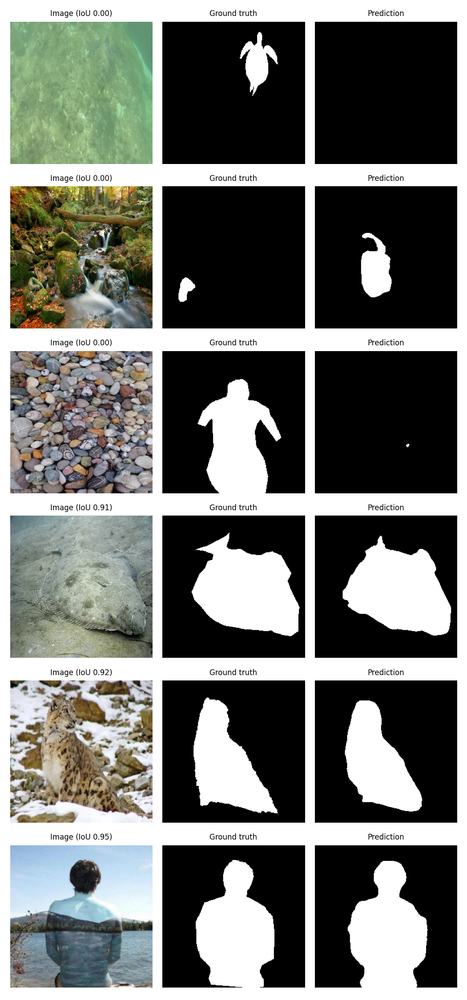
#> input picture aiml/training/test_examples.png, 467 x 1000 px, shrunk from 1050 x 2250 before the run; its folder holds only this picture in this run
$ python -i camouflage_detector.py   (imports and definitions only)   (older library calls are emulated)
#> lines starting #> are read from the running program, lines starting #| are printed output that depends on the picture
#> further down, picture is the input picture: shape (1000, 467, 3); mean B, G, R 112.3, 116.5, 114.4
### vision/preprocessing/contrast_enhancement.py
"""Adaptive contrast enhancement and illumination correction."""

import cv2
import numpy as np


def apply_clahe(image: np.ndarray, clip_limit: float = 2.5, tile_grid_size: tuple[int, int] = (8, 8)) -> np.ndarray:
    """Enhance localized contrast using Contrast Limited Adaptive Histogram Equalization.

    Operates on the L-channel in LAB space to preserve natural chromatic balances.
    """
#> called with clip_limit = 2.5, tile_grid_size = (8, 8)
    if len(image.shape) == 2:
        clahe = cv2.createCLAHE(clipLimit=clip_limit, tileGridSize=tile_grid_size)
        return clahe.apply(image)

    # Convert BGR to LAB color space
    lab = cv2.cvtColor(image, cv2.COLOR_BGR2LAB)
#> lab: shape (1000, 467, 3); mean of channels 0, 1, 2 117.8, 126.7, 130.1
    l_channel, a_channel, b_channel = cv2.split(lab)

    clahe = cv2.createCLAHE(clipLimit=clip_limit, tileGridSize=tile_grid_size)
    l_enhanced = clahe.apply(l_channel)

    merged = cv2.merge([l_enhanced, a_channel, b_channel])
#> merged: shape (1000, 467, 3); mean of channels 0, 1, 2 115.7, 126.7, 130.1
    return cv2.cvtColor(merged, cv2.COLOR_LAB2BGR)


# [15 lines left out: function normalize_illumination, not called in this run]

### vision/preprocessing/filters.py
"""Noise reduction and spatial filtering utilities."""

import cv2
import numpy as np


def apply_bilateral_filter(image: np.ndarray, d: int = 7, sigma_color: float = 50.0, sigma_space: float = 50.0) -> np.ndarray:
    """Apply bilateral filtering to smooth textures while preserving salient boundaries."""
#> called with d = 5, sigma_color = 40, sigma_space = 40
    return cv2.bilateralFilter(image, d=d, sigmaColor=sigma_color, sigmaSpace=sigma_space)


# [5 lines left out: function denoise_frame, not called in this run]


def morphological_cleanup(mask: np.ndarray, kernel_size: int = 5) -> np.ndarray:
    """Apply opening and closing morphology to eliminate isolated noise pixels."""
    kernel = cv2.getStructuringElement(cv2.MORPH_ELLIPSE, (kernel_size, kernel_size))
    opened = cv2.morphologyEx(mask, cv2.MORPH_OPEN, kernel)
    closed = cv2.morphologyEx(opened, cv2.MORPH_CLOSE, kernel)
    return closed

### vision/preprocessing/edge_detection.py
"""Gradient computation and texture feature extraction."""

import cv2
import numpy as np


def compute_gradient_magnitude(image: np.ndarray, ksize: int = 3) -> np.ndarray:
    """Calculate gradient magnitude using Sobel operators."""
#> called with ksize = 3
    if len(image.shape) == 3:
        gray = cv2.cvtColor(image, cv2.COLOR_BGR2GRAY)
    else:
        gray = image

    grad_x = cv2.Sobel(gray, cv2.CV_32F, 1, 0, ksize=ksize)
    grad_y = cv2.Sobel(gray, cv2.CV_32F, 0, 1, ksize=ksize)
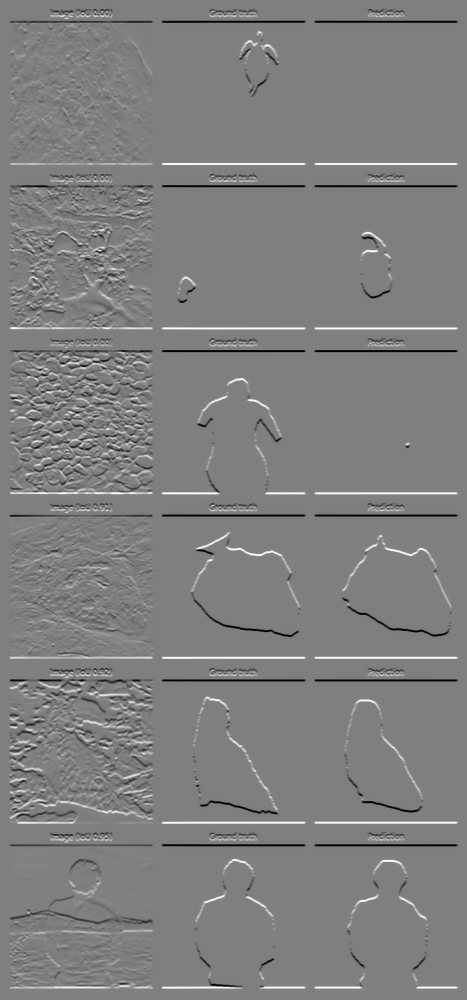
#> grad_y: shape (1000, 467) float32; min -1000, max 1000, mean 0; drawn with min black and max white

    magnitude = cv2.magnitude(grad_x, grad_y)
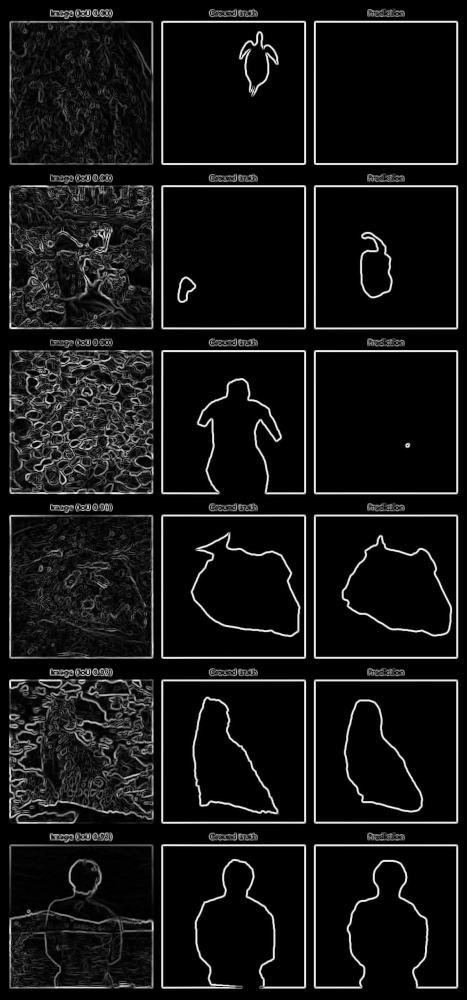
#> magnitude: shape (1000, 467) float32; min 0, max 1064.3, mean 87; drawn with min black and max white
    norm_mag = cv2.normalize(magnitude, None, 0, 255, cv2.NORM_MINMAX)
    return norm_mag.astype(np.uint8)
#> returned value: shape (1000, 467)


# [10 lines left out: function extract_texture_edges, not called in this run]

### vision/detection/camouflage_detector.py
"""Plan A: Camouflage anomaly detector combining texture gradients and local contrast analysis."""

import cv2
import numpy as np
from typing import List, Tuple, Dict, Any
from ..preprocessing.filters import apply_bilateral_filter, morphological_cleanup
from ..preprocessing.contrast_enhancement import apply_clahe
from ..preprocessing.edge_detection import compute_gradient_magnitude


class CamouflageDetector:
    """Detects visual camouflage and anomalous texture regions against natural terrain backgrounds."""

    def __init__(self, sensitivity: float = 0.65, min_contour_area: int = 150):
        self.sensitivity = sensitivity
        self.min_contour_area = min_contour_area

    def detect(self, frame: np.ndarray) -> Dict[str, Any]:
        """Process a terrain frame and return anomalous camouflage candidate regions.

        Returns:
            Dict containing:
                - 'mask': binary detection mask (uint8, 0 or 255)
                - 'probability_map': float32 normalized confidence heatmap [0.0 - 1.0]
                - 'detections': List of bounding boxes [x, y, w, h, score]
                - 'top_confidence': float [0.0 - 1.0]
        """
        # Step 1: Preprocess with CLAHE and bilateral smoothing
        enhanced = apply_clahe(frame, clip_limit=2.5)
        filtered = apply_bilateral_filter(enhanced, d=5, sigma_color=40, sigma_space=40)

        # Step 2: Multi-feature texture and edge discrepancy map
        gray = cv2.cvtColor(filtered, cv2.COLOR_BGR2GRAY)
        grad_mag = compute_gradient_magnitude(gray)

        # Compute local standard deviation (texture energy)
        mean_img = cv2.blur(gray.astype(np.float32), (9, 9))
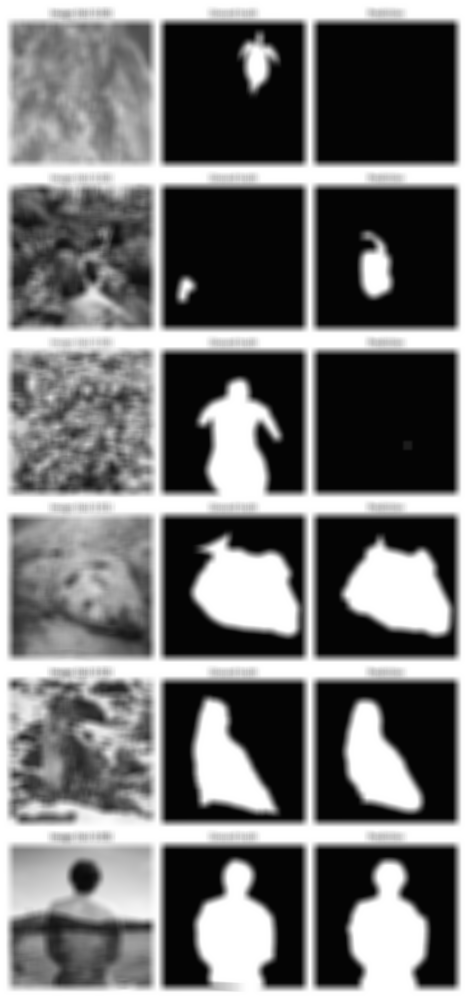
#> mean_img: shape (1000, 467) float32; min 4, max 255, mean 113.9
        sq_mean = cv2.blur((gray.astype(np.float32))**2, (9, 9))
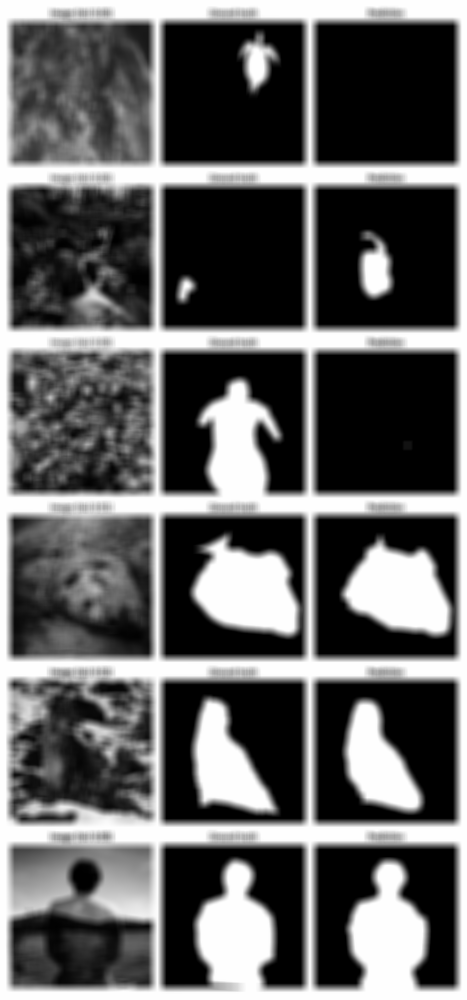
#> sq_mean: shape (1000, 467) float32; min 16, max 65025, mean 24830.1; drawn with min black and max white
        variance = np.maximum(0.0, sq_mean - mean_img**2)
        texture_energy = np.sqrt(variance)

        # Normalize texture energy to [0, 255]
        texture_norm = cv2.normalize(texture_energy, None, 0, 255, cv2.NORM_MINMAX).astype(np.uint8)
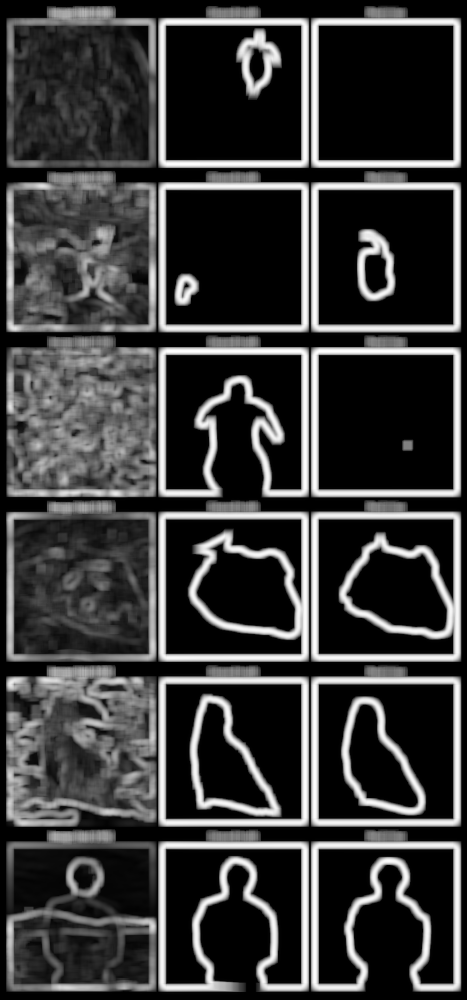
#> texture_norm: shape (1000, 467); min 0, max 254, mean 59.1

        # Fuse gradient magnitude and texture anomaly
        anomaly_score = cv2.addWeighted(grad_mag, 0.5, texture_norm, 0.5, 0)
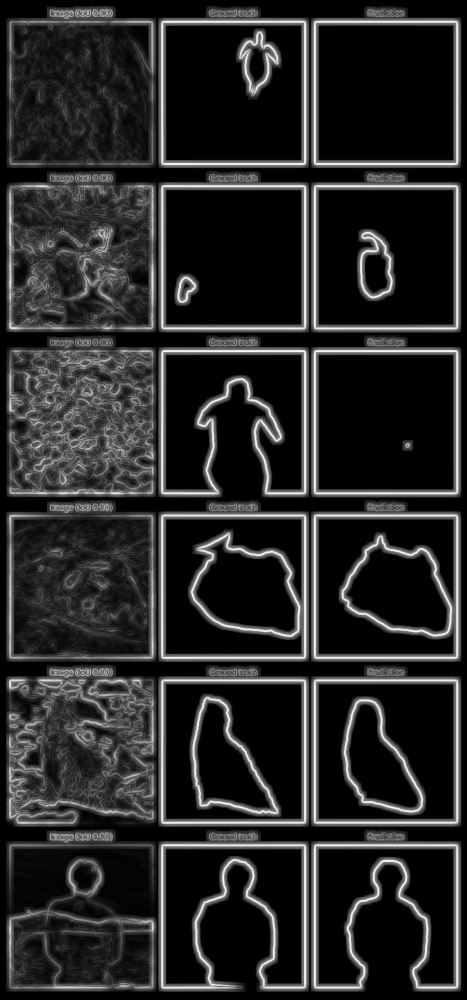
#> anomaly_score: shape (1000, 467); min 0, max 251, mean 39.8
        prob_map = (anomaly_score.astype(np.float32) / 255.0)

        # Step 3: Adaptive thresholding based on sensitivity
        thresh_val = int(255 * (1.0 - (self.sensitivity * 0.4)))
        _, binary_mask = cv2.threshold(anomaly_score, thresh_val, 255, cv2.THRESH_BINARY)
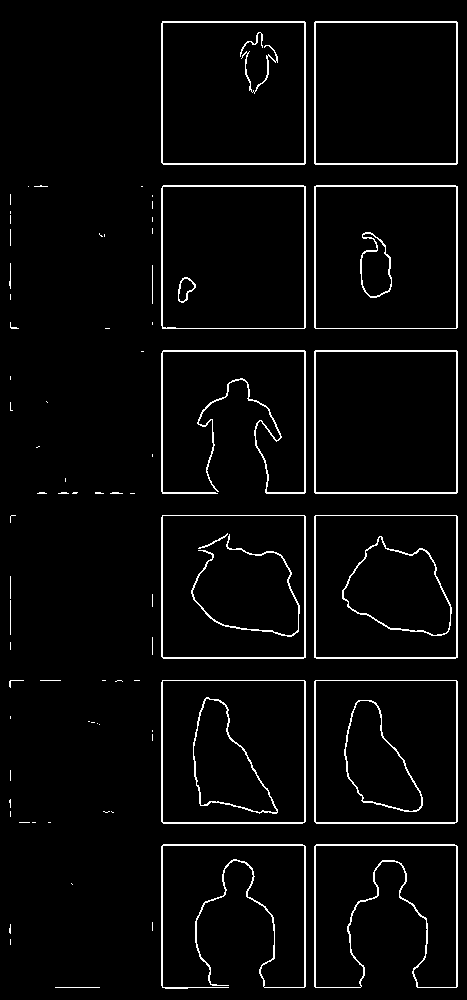
#> binary_mask: shape (1000, 467); 3.8% white in thin lines or dots
        cleaned_mask = morphological_cleanup(binary_mask, kernel_size=5)
#> in morphological_cleanup, `opened = cv2.morphologyEx(mask, cv2.MORPH_OPEN, kernel)`: opened: shape (1000, 467); every value is 0

        # Step 4: Extract candidate contours and score regions
        contours, _ = cv2.findContours(cleaned_mask, cv2.RETR_EXTERNAL, cv2.CHAIN_APPROX_SIMPLE)
#> contours = []
        detections = []
        top_conf = 0.0

        for cnt in contours:
            area = cv2.contourArea(cnt)
            if area >= self.min_contour_area:
                x, y, w, h = cv2.boundingRect(cnt)
                # Compute average confidence inside this region
                roi = prob_map[y:y+h, x:x+w]
                score = float(np.mean(roi)) if roi.size > 0 else 0.0

                detections.append({
                    "bbox": [x, y, w, h],
                    "area": float(area),
                    "confidence": round(score, 3)
                })
                if score > top_conf:
                    top_conf = score
#> this loop made 0 passes
#> after the loop, detections = []; top_conf = 0

        return {
            "mask": cleaned_mask,
            "probability_map": prob_map,
            "detections": detections,
            "top_confidence": round(top_conf, 3)
        }

>>> import cv2
>>> picture = cv2.imread('../../aiml/training/test_examples.png')
>>> result = CamouflageDetector().detect(picture)
#> result = 4 items
